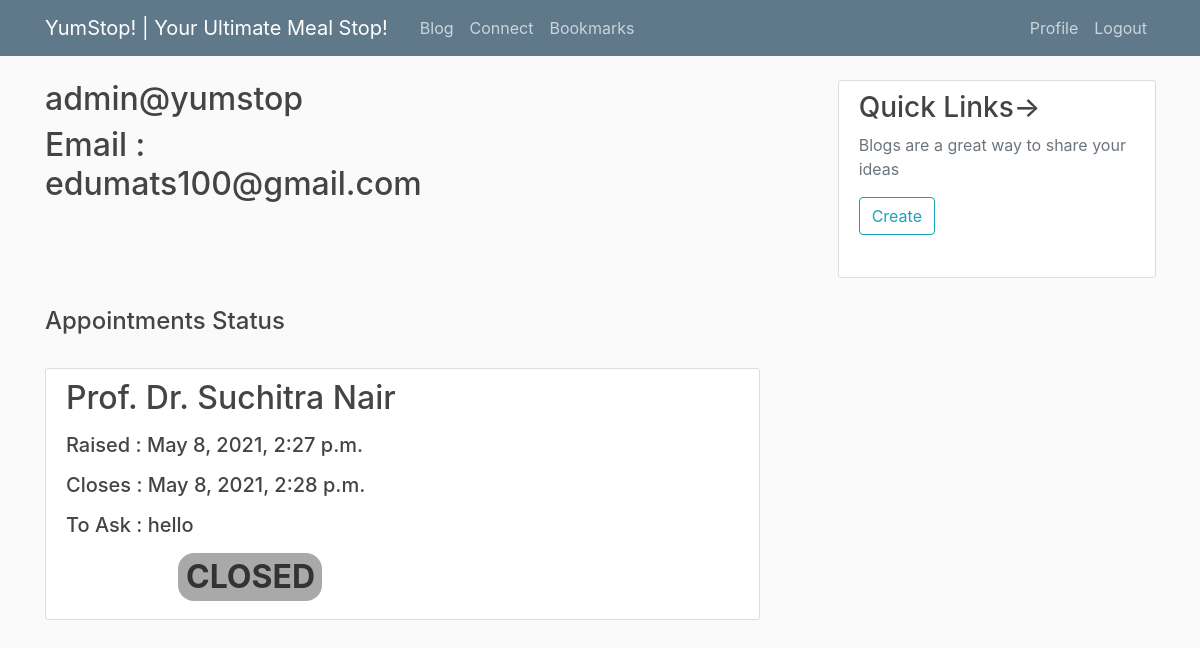
/profile/ (signed in), run on the app's committed database.
### blog/models.py (models this page shows, shortened)
class appointments(models.Model):
    consulter = models.CharField(max_length=200, default="Null")
    patient_id = models.IntegerField()
    patient_name = models.CharField(max_length=200, default="Null")
    desc=models.TextField(max_length=300, default="")
    patient_response = models.TextField(max_length=300, default="Null")
    status= models.CharField(max_length=200, default="")
    request_date = models.DateTimeField(default=django.utils.timezone.now)
    CLOSING = models.DateTimeField(default=timezone.now())
    treatment = models.TextField(max_length=300, default="Null")

### users/views.py (the view)
# urls.py: path('profile/', user_views.profile, name='profile'),
@login_required
def profile(request):
    app_context = {
        'app_list': appointments.objects.order_by('status'),
        'full_time': timezone.now(),
        'min': timezone.now().today().minute,
        'hour': timezone.now().today().hour,
        'date': timezone.now().today().date
    }
    if request.method =='POST':
        if request.POST.get('desc_box'):
            consulter_row = get_object_or_404(dieticians, pk=request.POST.get('getappointment'))
            messages.success(request, 'Appointment Request Sent! for '+str(consulter_row.name))
            consulter = consulter_row.name
            patient_id = request.user.id
            patient_name = request.user
            desc = request.POST.get('desc_box')
            status = 'WAIT'
            data = appointments(consulter=consulter, patient_id=patient_id, patient_name=patient_name, desc=desc, status=status)
            data.save()
            return render(request, 'users/profile.html',app_context)
        elif request.POST.get('leave'):
           consulter_row = get_object_or_404(appointments, pk=request.POST.get('leave'))
           consulter_row.status = 'CLOSED'
           consulter_row.CLOSING = timezone.now()
           consulter_row.save()
           messages.success(request, 'Thankyou for JOINING this meet | Come back shortly to get your treatment slip | This may take some time')
           return render(request, 'users/profile.html', app_context)
        else:
           desc_context={
               'desc_flag': 1,
               'object':get_object_or_404(dieticians, pk=request.POST.get('getappointment'))
           }
           messages.warning(request,'Please fill-in the DESCRIPTION box | More the chance to get appointment if you fill-in')
           return render(request, 'blog/dieticians_detail.html', desc_context)
    else:
        return render(request, 'users/profile.html',app_context)

### users/templates/users/profile.html (shortened to what this page needs)
{% extends "blog/base.html" %}
{% block content %}
    {% load crispy_forms_tags %}
        <h2>
            {{ user.username }}
            </h2>
        <h2> Email : {{ user.email }}
            </h2>
<br><br><br><br>
<header><h4>Appointments Status</h4></header>
<br>
    {% for requests in app_list %}
        {% if requests.patient_id == user.id %}
                {% if requests.status == 'OPEN' %}
                    {% if requests.request_date.day < full_time.date.day %}
                        <article class="media content-section" style="margin-right: -15em;">
                          <div class="media-body">
                            <h2><a class="article-title">{{ requests.consulter }}</a></h2>
                              <p class="article-content"><h5> Raised : {{ requests.request_date }}</h5></p>
                              <p class="article-content"><h5> Closes : {{ requests.CLOSING }}</h5></p>
                              <p class="article-content"><h5>To Ask : {{ requests.desc }}</h5></p>
                              <label style="    display: inline-block;
                                background-color: darkgray;
                                width: 9em;
                                height: 3em;
                                border-radius: 1em;
                                margin-left: 7em;"><b style="font-weight: bold;
                                margin-left: 8px;
                                font-size: 2em;"> CLOSED </b></label>
                          </div>
                        </article>
                    {% endif %}
                {% endif %}
        {% endif %}
    {% endfor %}
{% endblock %}

### blog/static/blog/main.css (style rules this page uses)
body { background: #fafafa; color: #333333; margin-top: 5rem; }
h1, h2, h3, h4, h5, h6 { color: #444444; }
.content-section { background: #ffffff; padding: 10px 20px; border: 1px solid #dddddd; border-radius: 3px; margin-bottom: 20px; }
.article-title { color: #444444; }
.article-content { white-space: pre-line; }

### data on the page
appointments: consulter "Prof. Dr. Suchitra Nair", request_date "May 8, 2021, 2:27 p.m.", CLOSING "May 8, 2021, 2:28 p.m.", desc "hello"

### other printed values
{{ user.username }} "admin@yumstop"
{{ user.email }} "edumats100@gmail.com"
